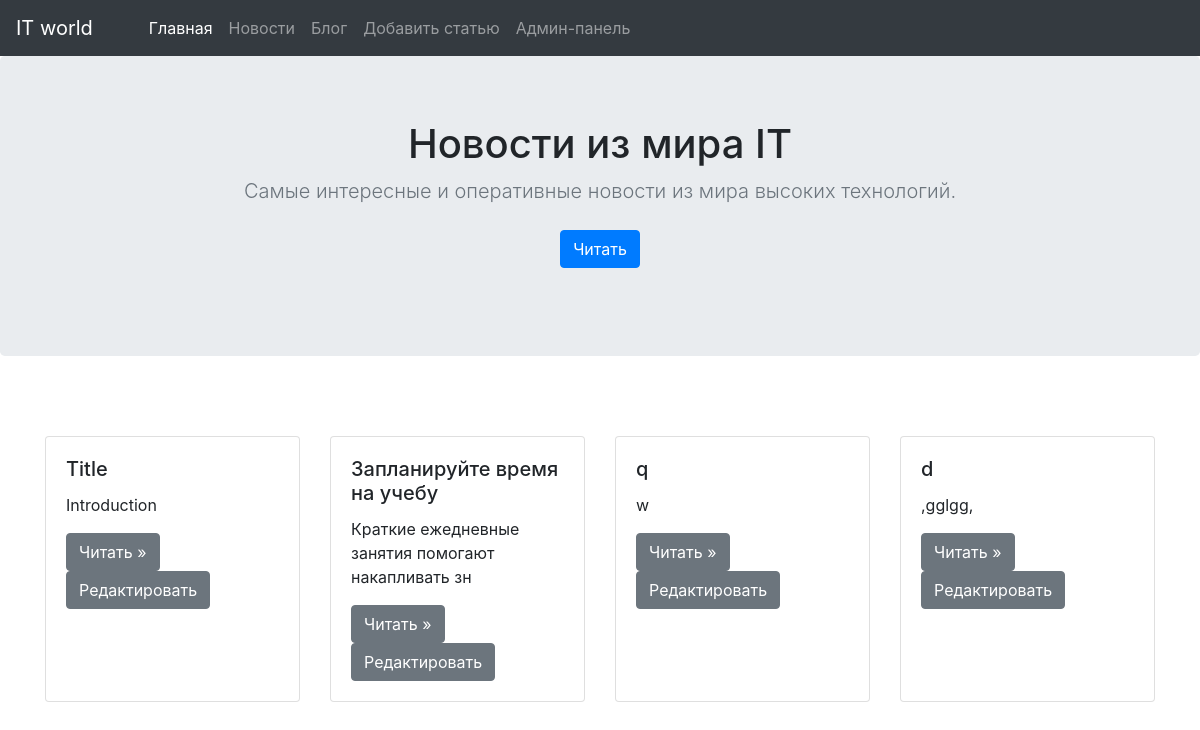
The app's page /news, older data.
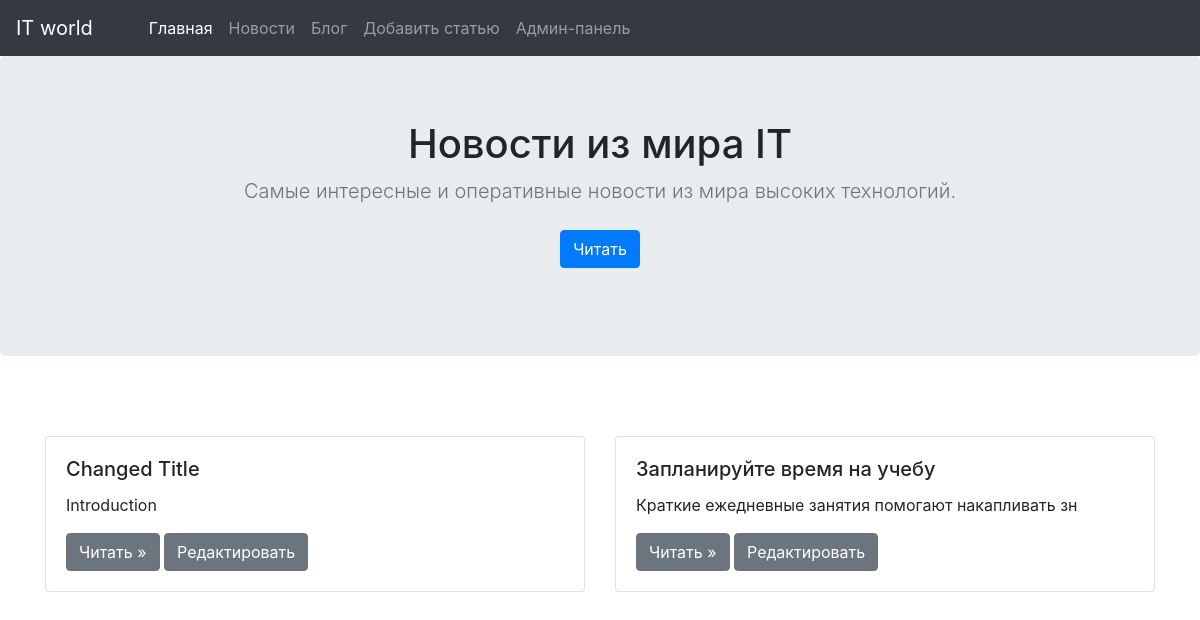
The same page, newer data.
### app.py (models this page shows)
class Article(db.Model):
    id = db.Column(db.Integer, primary_key = True)
    category_id = db.Column(db.Integer, db.ForeignKey("category.id"))
    title = db.Column(db.String(50), nullable = False, unique = True)
    introduction = db.Column(db.String(100), nullable = False)
    text = db.Column(db.Text(), nullable = False)
    pub_date = db.Column(db.DateTime, default = datetime.utcnow)

### app.py (the view)
@app.route("/news")
def news():
    category = Category.query.filter_by(name="News").first()
    articles = Article.query.filter_by(category_id=category.id)
    return render_template("news.html", articles=articles)

### templates/news.html (shortened to what this page needs)
{% extends "base.html" %}
{% block content %}
    <main class="main">
        <section class="jumbotron text-center">
            <div class="container">
                <h1 class="jumbotron-heading">Новости из мира IT</h1>
                <p class="lead text-muted">
                Самые интересные и оперативные новости из мира высоких технологий.
                </p>
                <p id="menu">
                    <a href="#anchor" class="btn btn-primary my-2">Читать</a>
                </p>
            </div>
        </section>
        <div class="album py-5">
            <div class="container">
                {% if articles %}
                    <div class="card-deck mb-3" id="anchor">
                        {% for article in articles %}
                        <div class="card" style="width: 18rem;">
                            <div class="card-body">
                                <h5 class="card-title">{{ article.title }}</h5>
                                    <p class="card-text">{{ article.introduction[:50].strip() }}</p>
                                    <a class="btn btn-secondary"
                                        href="{{ url_for('detailed_post', article_id=article.id ) }}"
                                        role="button">Читать »</a>
                                    <a href="{{ url_for('edit_post', article_id=article.id, previous='news') }}"
                                       class="btn btn-secondary">Редактировать</a>
                            </div>
                        </div>
                        {% endfor %}
                    </div>
                {% else %}
                     <h2>Статей на сайте нет!</h2>
                {% endif %}
            </div>
        </div>
    </main>
{% endblock %}

Row changes from the older to the newer data that the page shows:
removed Article: title "q", introduction "w"
removed Article: title "d", introduction ",gglgg,"
changed Article "Introduction": title "Title" → "Changed Title"
